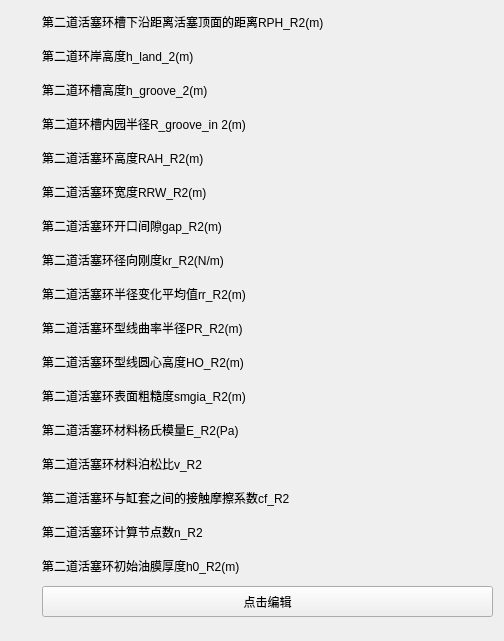
    <widget class="CardWidget" name="CardWidget_168">
     <property name="geometry">
      <rect>
       <x>710</x>
       <y>170</y>
       <width>401</width>
       <height>641</height>
      </rect>
     </property>
     <property name="minimumSize">
      <size>
       <width>0</width>
       <height>0</height>
      </size>
     </property>
     <layout class="QGridLayout" name="gridLayout_95">
      <property name="topMargin">
       <number>8</number>
      </property>
      <property name="bottomMargin">
       <number>8</number>
      </property>
      <item row="2" column="0">
       <widget class="IconWidget" name="IconWidget_597">
        <property name="minimumSize">
         <size>
          <width>25</width>
          <height>25</height>
         </size>
        </property>
        <property name="maximumSize">
         <size>
          <width>25</width>
          <height>25</height>
         </size>
        </property>
       </widget>
      </item>
      <item row="15" column="1">
       <widget class="SubtitleLabel" name="SubtitleLabel_725">
        <property name="minimumSize">
         <size>
          <width>451</width>
          <height>28</height>
         </size>
        </property>
        <property name="maximumSize">
         <size>
          <width>461</width>
          <height>28</height>
         </size>
        </property>
        <property name="text">
         <string>第二道活塞环材料泊松比v_R2</string>
        </property>
       </widget>
      </item>
      <item row="2" column="1">
       <widget class="SubtitleLabel" name="SubtitleLabel_720">
        <property name="minimumSize">
         <size>
          <width>451</width>
          <height>28</height>
         </size>
        </property>
        <property name="maximumSize">
         <size>
          <width>461</width>
          <height>28</height>
         </size>
        </property>
        <property name="text">
         <string>第二道环岸高度h_land_2(m)</string>
        </property>
       </widget>
      </item>
      <item row="7" column="1">
       <widget class="SubtitleLabel" name="SubtitleLabel_713">
        <property name="minimumSize">
         <size>
          <width>451</width>
          <height>28</height>
         </size>
        </property>
        <property name="maximumSize">
         <size>
          <width>461</width>
          <height>28</height>
         </size>
        </property>
        <property name="text">
         <string>第二道活塞环宽度RRW_R2(m)</string>
        </property>
       </widget>
      </item>
      <item row="11" column="0">
       <widget class="IconWidget" name="IconWidget_592">
        <property name="minimumSize">
         <size>
          <width>25</width>
          <height>25</height>
         </size>
        </property>
        <property name="maximumSize">
         <size>
          <width>25</width>
          <height>25</height>
         </size>
        </property>
       </widget>
      </item>
      <item row="14" column="0">
       <widget class="IconWidget" name="IconWidget_595">
        <property name="minimumSize">
         <size>
          <width>25</width>
          <height>25</height>
         </size>
        </property>
        <property name="maximumSize">
         <size>
          <width>25</width>
          <height>25</height>
         </size>
        </property>
       </widget>
      </item>
      <item row="3" column="0">
       <widget class="IconWidget" name="IconWidget_590">
        <property name="minimumSize">
         <size>
          <width>25</width>
          <height>25</height>
         </size>
        </property>
        <property name="maximumSize">
         <size>
          <width>25</width>
          <height>25</height>
         </size>
        </property>
       </widget>
      </item>
      <item row="14" column="1">
       <widget class="SubtitleLabel" name="SubtitleLabel_715">
        <property name="minimumSize">
         <size>
          <width>451</width>
          <height>28</height>
         </size>
        </property>
        <property name="maximumSize">
         <size>
          <width>461</width>
          <height>28</height>
         </size>
        </property>
        <property name="text">
         <string>第二道活塞环材料杨氏模量E_R2(Pa)</string>
        </property>
       </widget>
      </item>
      <item row="17" column="1">
       <widget class="SubtitleLabel" name="SubtitleLabel_722">
        <property name="minimumSize">
         <size>
          <width>451</width>
          <height>28</height>
         </size>
        </property>
        <property name="maximumSize">
         <size>
          <width>461</width>
          <height>28</height>
         </size>
        </property>
        <property name="text">
         <string>第二道活塞环计算节点数n_R2</string>
        </property>
       </widget>
      </item>
      <item row="16" column="0">
       <widget class="IconWidget" name="IconWidget_584">
        <property name="minimumSize">
         <size>
          <width>25</width>
          <height>25</height>
         </size>
        </property>
        <property name="maximumSize">
         <size>
          <width>25</width>
          <height>25</height>
         </size>
        </property>
       </widget>
      </item>
      <item row="13" column="0">
       <widget class="IconWidget" name="IconWidget_588">
        <property name="minimumSize">
         <size>
          <width>25</width>
          <height>25</height>
         </size>
        </property>
        <property name="maximumSize">
         <size>
          <width>25</width>
          <height>25</height>
         </size>
        </property>
       </widget>
      </item>
      <item row="1" column="0">
       <widget class="IconWidget" name="IconWidget_586">
        <property name="minimumSize">
         <size>
          <width>25</width>
          <height>25</height>
         </size>
        </property>
        <property name="maximumSize">
         <size>
          <width>25</width>
          <height>25</height>
         </size>
        </property>
       </widget>
      </item>
      <item row="3" column="1">
       <widget class="SubtitleLabel" name="SubtitleLabel_714">
        <property name="minimumSize">
         <size>
          <width>451</width>
          <height>28</height>
         </size>
        </property>
        <property name="maximumSize">
         <size>
          <width>461</width>
          <height>28</height>
         </size>
        </property>
        <property name="text">
         <string>第二道环槽高度h_groove_2(m)</string>
        </property>
       </widget>
      </item>
      <item row="5" column="1">
       <widget class="SubtitleLabel" name="SubtitleLabel_726">
        <property name="minimumSize">
         <size>
          <width>451</width>
          <height>28</height>
         </size>
        </property>
        <property name="maximumSize">
         <size>
          <width>461</width>
          <height>28</height>
         </size>
        </property>
        <property name="text">
         <string>第二道活塞环高度RAH_R2(m)</string>
        </property>
       </widget>
      </item>
      <item row="10" column="0">
       <widget class="IconWidget" name="IconWidget_585">
        <property name="minimumSize">
         <size>
          <width>25</width>
          <height>25</height>
         </size>
        </property>
        <property name="maximumSize">
         <size>
          <width>25</width>
          <height>25</height>
         </size>
        </property>
       </widget>
      </item>
      <item row="5" column="0">
       <widget class="IconWidget" name="IconWidget_589">
        <property name="minimumSize">
         <size>
          <width>25</width>
          <height>25</height>
         </size>
        </property>
        <property name="maximumSize">
         <size>
          <width>25</width>
          <height>25</height>
         </size>
        </property>
       </widget>
      </item>
      <item row="9" column="0">
       <widget class="IconWidget" name="IconWidget_587">
        <property name="minimumSize">
         <size>
          <width>25</width>
          <height>25</height>
         </size>
        </property>
        <property name="maximumSize">
         <size>
          <width>25</width>
          <height>25</height>
         </size>
        </property>
       </widget>
      </item>
      <item row="12" column="0">
       <widget class="IconWidget" name="IconWidget_583">
        <property name="minimumSize">
         <size>
          <width>25</width>
          <height>25</height>
         </size>
        </property>
        <property name="maximumSize">
         <size>
          <width>25</width>
          <height>25</height>
         </size>
        </property>
       </widget>
      </item>
      <item row="9" column="1">
       <widget class="SubtitleLabel" name="SubtitleLabel_719">
        <property name="minimumSize">
         <size>
          <width>451</width>
          <height>28</height>
         </size>
        </property>
        <property name="maximumSize">
         <size>
          <width>461</width>
          <height>28</height>
         </size>
        </property>
        <property name="text">
         <string>第二道活塞环径向刚度kr_R2(N/m)</string>
        </property>
       </widget>
      </item>
      <item row="16" column="1">
       <widget class="StrongBodyLabel" name="StrongBodyLabel_30">
        <property name="minimumSize">
         <size>
          <width>451</width>
          <height>28</height>
         </size>
        </property>
        <property name="maximumSize">
         <size>
          <width>451</width>
          <height>28</height>
         </size>
        </property>
        <property name="text">
         <string>第二道活塞环与缸套之间的接触摩擦系数cf_R2</string>
        </property>
       </widget>
      </item>
      <item row="11" column="1">
       <widget class="SubtitleLabel" name="SubtitleLabel_724">
        <property name="minimumSize">
         <size>
          <width>451</width>
          <height>28</height>
         </size>
        </property>
        <property name="maximumSize">
         <size>
          <width>461</width>
          <height>28</height>
         </size>
        </property>
        <property name="text">
         <string>第二道活塞环型线曲率半径PR_R2(m)</string>
        </property>
       </widget>
      </item>
      <item row="13" column="1">
       <widget class="SubtitleLabel" name="SubtitleLabel_718">
        <property name="minimumSize">
         <size>
          <width>451</width>
          <height>28</height>
         </size>
        </property>
        <property name="maximumSize">
         <size>
          <width>461</width>
          <height>28</height>
         </size>
        </property>
        <property name="text">
         <string>第二道活塞环表面粗糙度smgia_R2(m)</string>
        </property>
       </widget>
      </item>
      <item row="4" column="0">
       <widget class="IconWidget" name="IconWidget_596">
        <property name="minimumSize">
         <size>
          <width>25</width>
          <height>25</height>
         </size>
        </property>
        <property name="maximumSize">
         <size>
          <width>25</width>
          <height>25</height>
         </size>
        </property>
       </widget>
      </item>
      <item row="7" column="0">
       <widget class="IconWidget" name="IconWidget_591">
        <property name="minimumSize">
         <size>
          <width>25</width>
          <height>25</height>
         </size>
        </property>
        <property name="maximumSize">
         <size>
          <width>25</width>
          <height>25</height>
         </size>
        </property>
       </widget>
      </item>
      <item row="20" column="1">
       <widget class="PrimaryPushButton" name="PrimaryPushButton_84">
        <property name="maximumSize">
         <size>
          <width>16777215</width>
          <height>31</height>
         </size>
        </property>
        <property name="text">
         <string>点击编辑</string>
        </property>
       </widget>
      </item>
      <item row="1" column="1">
       <widget class="StrongBodyLabel" name="StrongBodyLabel_31">
        <property name="minimumSize">
         <size>
          <width>451</width>
          <height>28</height>
         </size>
        </property>
        <property name="maximumSize">
         <size>
          <width>451</width>
          <height>28</height>
         </size>
        </property>
        <property name="text">
         <string>第二道活塞环槽下沿距离活塞顶面的距离RPH_R2(m)</string>
        </property>
       </widget>
      </item>
      <item row="10" column="1">
       <widget class="SubtitleLabel" name="SubtitleLabel_716">
        <property name="minimumSize">
         <size>
          <width>451</width>
          <height>28</height>
         </size>
        </property>
        <property name="maximumSize">
         <size>
          <width>461</width>
          <height>28</height>
         </size>
        </property>
        <property name="text">
         <string>第二道活塞环半径变化平均值rr_R2(m)</string>
        </property>
       </widget>
      </item>
      <item row="15" column="0">
       <widget class="IconWidget" name="IconWidget_593">
        <property name="minimumSize">
         <size>
          <width>25</width>
          <height>25</height>
         </size>
        </property>
        <property name="maximumSize">
         <size>
          <width>25</width>
          <height>25</height>
         </size>
        </property>
       </widget>
      </item>
      <item row="12" column="1">
       <widget class="SubtitleLabel" name="SubtitleLabel_721">
        <property name="minimumSize">
         <size>
          <width>451</width>
          <height>28</height>
         </size>
        </property>
        <property name="maximumSize">
         <size>
          <width>461</width>
          <height>28</height>
         </size>
        </property>
        <property name="text">
         <string>第二道活塞环型线圆心高度HO_R2(m)</string>
        </property>
       </widget>
      </item>
      <item row="4" column="1">
       <widget class="SubtitleLabel" name="SubtitleLabel_717">
        <property name="minimumSize">
         <size>
          <width>451</width>
          <height>28</height>
         </size>
        </property>
        <property name="maximumSize">
         <size>
          <width>461</width>
          <height>28</height>
         </size>
        </property>
        <property name="text">
         <string>第二道环槽内园半径R_groove_in 2(m)</string>
        </property>
       </widget>
      </item>
      <item row="17" column="0">
       <widget class="IconWidget" name="IconWidget_598">
        <property name="minimumSize">
         <size>
          <width>25</width>
          <height>25</height>
         </size>
        </property>
        <property name="maximumSize">
         <size>
          <width>25</width>
          <height>25</height>
         </size>
        </property>
       </widget>
      </item>
      <item row="8" column="1">
       <widget class="SubtitleLabel" name="SubtitleLabel_727">
        <property name="minimumSize">
         <size>
          <width>451</width>
          <height>28</height>
         </size>
        </property>
        <property name="maximumSize">
         <size>
          <width>461</width>
          <height>28</height>
         </size>
        </property>
        <property name="text">
         <string>第二道活塞环开口间隙gap_R2(m)</string>
        </property>
       </widget>
      </item>
      <item row="18" column="0">
       <widget class="IconWidget" name="IconWidget_594">
        <property name="minimumSize">
         <size>
          <width>25</width>
          <height>25</height>
         </size>
        </property>
        <property name="maximumSize">
         <size>
          <width>25</width>
          <height>25</height>
         </size>
        </property>
       </widget>
      </item>
      <item row="8" column="0">
       <widget class="IconWidget" name="IconWidget_582">
        <property name="minimumSize">
         <size>
          <width>25</width>
          <height>25</height>
         </size>
        </property>
        <property name="maximumSize">
         <size>
          <width>25</width>
          <height>25</height>
         </size>
        </property>
       </widget>
      </item>
      <item row="18" column="1">
       <widget class="SubtitleLabel" name="SubtitleLabel_723">
        <property name="minimumSize">
         <size>
          <width>451</width>
          <height>28</height>
         </size>
        </property>
        <property name="maximumSize">
         <size>
          <width>461</width>
          <height>28</height>
         </size>
        </property>
        <property name="text">
         <string>第二道活塞环初始油膜厚度h0_R2(m)</string>
        </property>
       </widget>
      </item>
     </layout>
    </widget>
